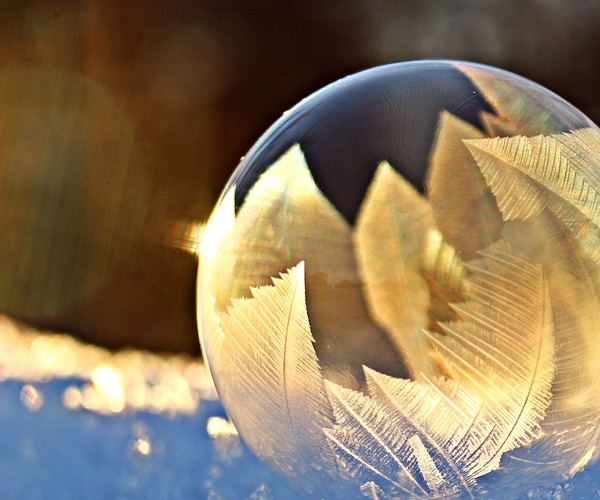
#> input picture OBJECT REGESINATION/11.jpg, 600 x 500 px
$ python '4_Image Operations - OpenCV.py'
#> lines starting #> are read from the running program, lines starting #| are printed output that depends on the picture; after the words box and inside, x2 and y2 are one past the last pixel; in counts of white or black regions, pixels touching at a corner belong together
import numpy as np
import cv2
img =cv2.imread('11.jpg', cv2.IMREAD_COLOR)
#> img is the input picture: shape (500, 600, 3); mean B, G, R 90.7, 118.1, 137.2
px=img[55,55] #read the actual image pixles at 55,55
#> px = [27, 65, 99]
print(px)
#| [27 65 99]
img[55,55]=[255,255,255]#change the px to 255,255,255
#> img: shape (500, 600, 3); under 0.01% of pixels changed, all inside (x1, y1, x2, y2) = (55, 55, 56, 56)
px=img[55,55] #read the actual image pixles at 55,55
#> px = [255, 255, 255]
print(px)
#| [255 255 255]
#ROI region of image
roi=img[100:150,100:150]
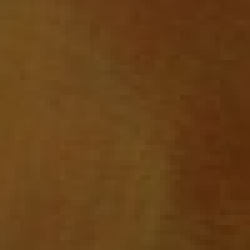
#> roi: shape (50, 50, 3) (shown 5 times larger); mean B, G, R 23.1, 64.1, 103.1
#print(roi)
img[100:150,100:150]=[255,255,255] #converting image portion to white
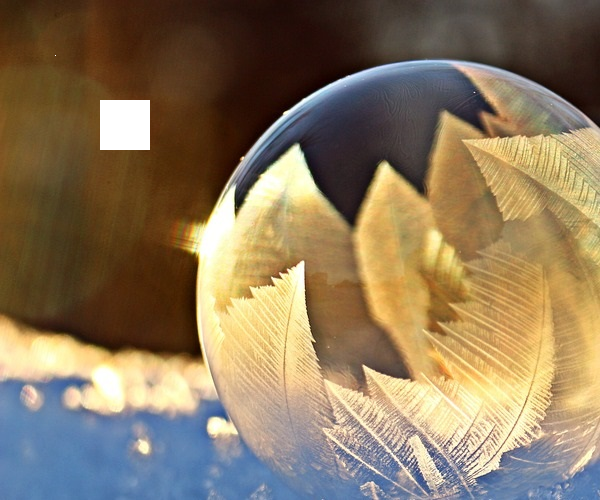
#> img: shape (500, 600, 3); mean B, G, R 92.7, 119.7, 138.5
#copy and past portion of the image

image_face=img[37:111,107:194] #region of a image
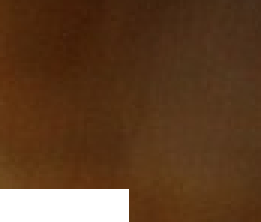
#> image_face: shape (74, 87, 3) (shown 3 times larger); mean B, G, R 37.8, 63.7, 95.7
img[0:74,0:87]=image_face  #new region contain the copied portion
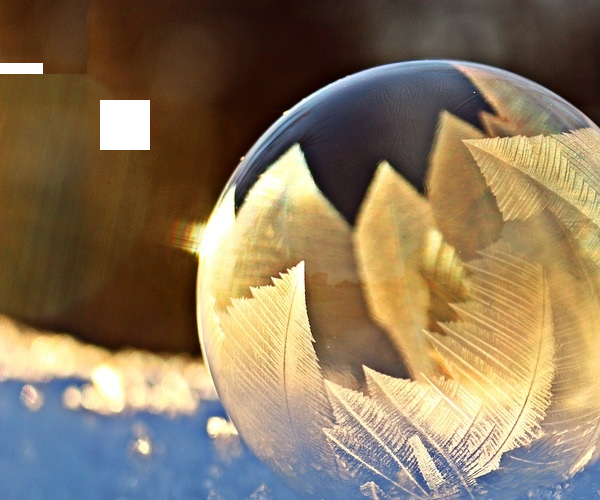
#> img: shape (500, 600, 3); 2.14% of pixels changed, all inside (x1, y1, x2, y2) = (0, 0, 87, 74)


cv2.imshow('image',img)
cv2.waitKey(0)
cv2.destroyAllWindows()

$ run again, with OBJECT REGESINATION/opencv-template-matching-python-tutorial.jpg copied over OBJECT REGESINATION/11.jpg
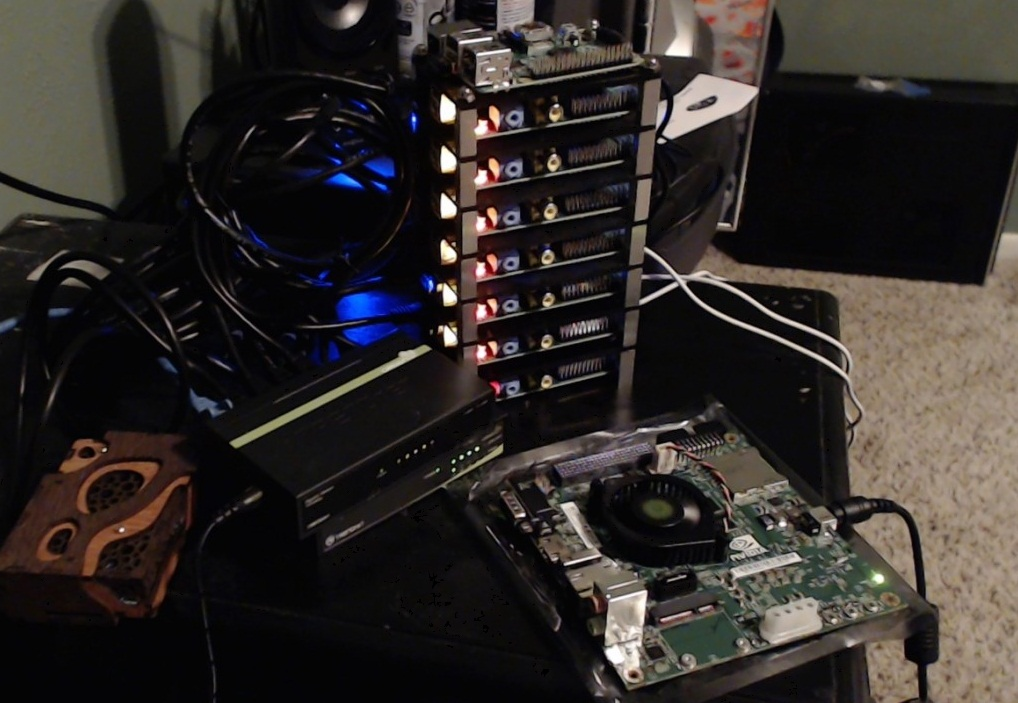
#> input picture OBJECT REGESINATION/opencv-template-matching-python-tutorial.jpg, 1018 x 703 px
#> img is the input picture: shape (703, 1018, 3); mean B, G, R 40.7, 43.2, 48.1
#> `px=img[55,55]`: px = [87, 100, 102]
#| [ 87 100 102]
#> `px=img[55,55]`: px = [255, 255, 255]
#| [255 255 255]
#> `image_face=img[37:111,107:194]`:
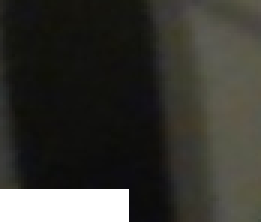
#> image_face: shape (74, 87, 3) (shown 3 times larger); mean B, G, R 51.1, 56.5, 57
#> `img[0:74,0:87]=image_face`:
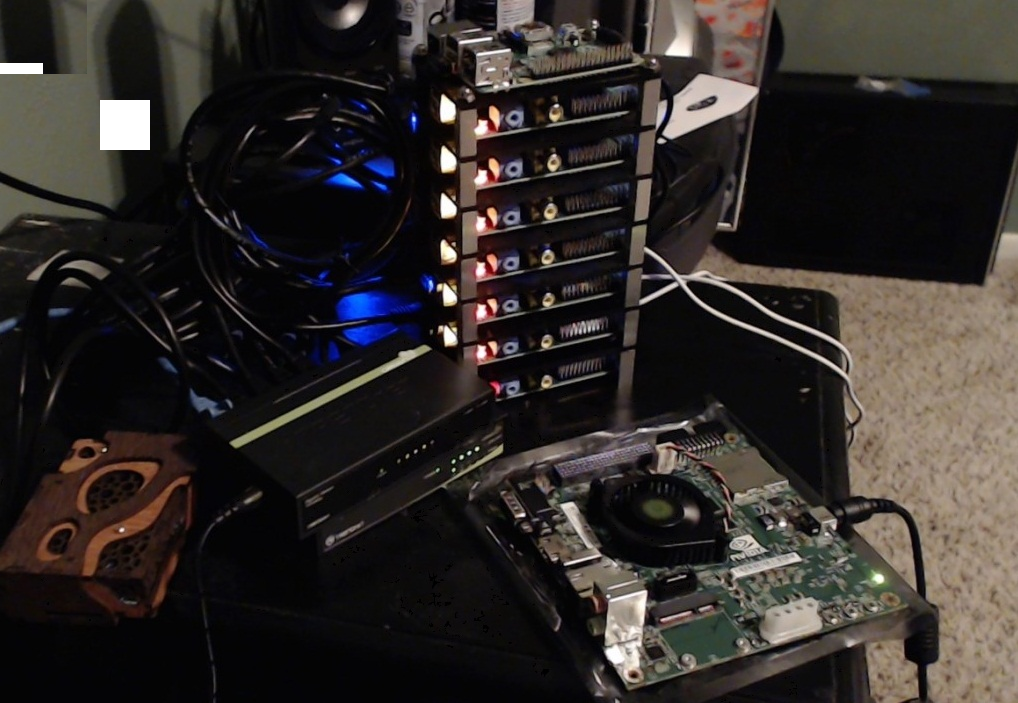
#> img: shape (703, 1018, 3); mean B, G, R 41.2, 43.6, 48.5

$ run again, with OBJECT REGESINATION/rose.jpg copied over OBJECT REGESINATION/11.jpg
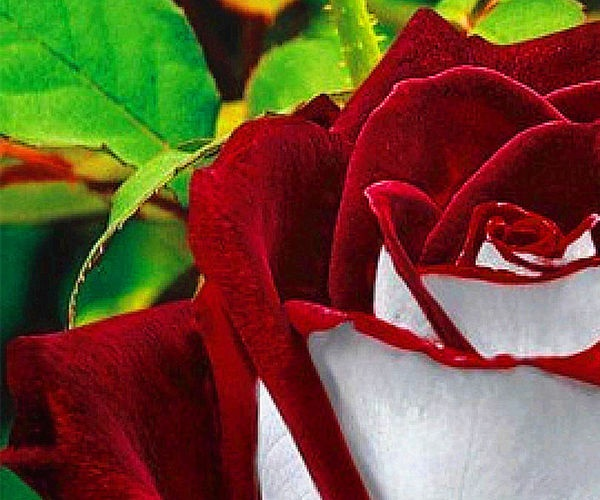
#> input picture OBJECT REGESINATION/rose.jpg, 600 x 500 px
#> img is the input picture: shape (500, 600, 3); mean B, G, R 51.4, 78.7, 111.1
#> `px=img[55,55]`: px = [19, 135, 6]
#| [ 19 135   6]
#> `px=img[55,55]`: px = [255, 255, 255]
#| [255 255 255]
#> `image_face=img[37:111,107:194]`:
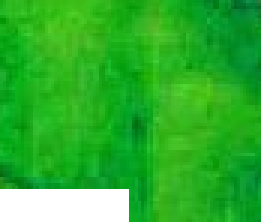
#> image_face: shape (74, 87, 3) (shown 3 times larger); mean B, G, R 47.2, 177.3, 46.8
#> `img[0:74,0:87]=image_face`:
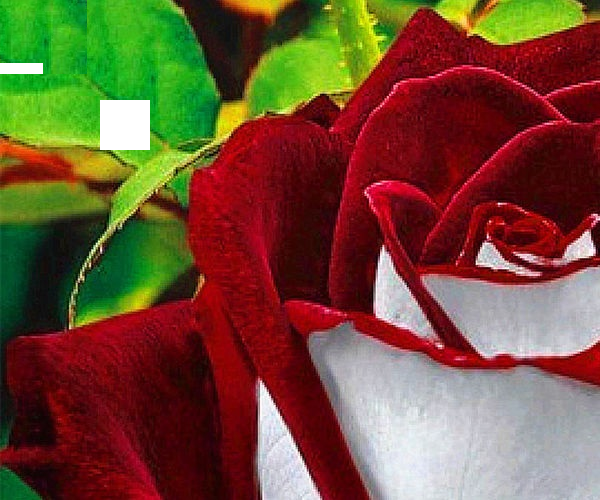
#> img: shape (500, 600, 3); mean B, G, R 53.7, 79.4, 112.9
